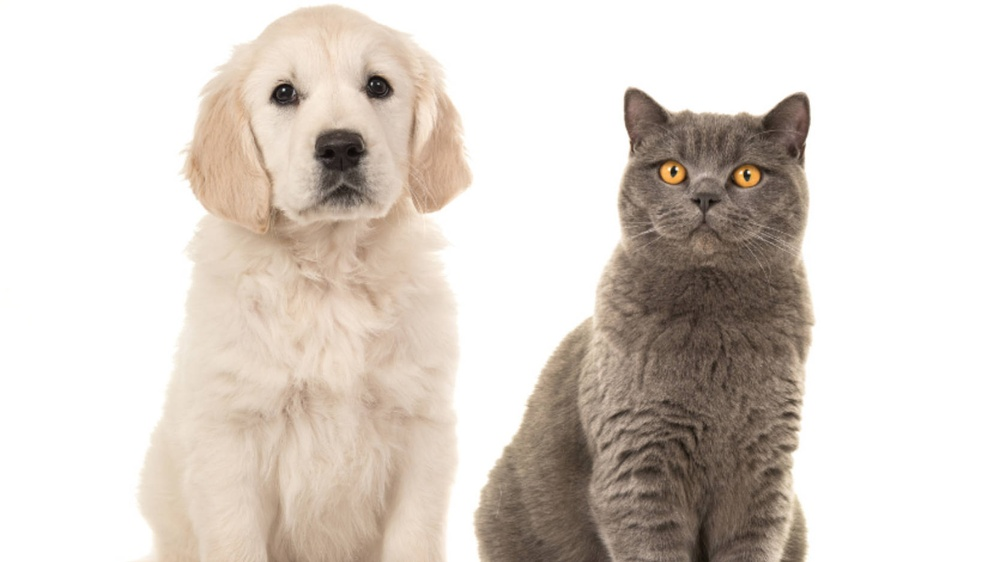
#> input picture DataiTeam-OpencvDeepLearing/EvrişimselSinirAğları/2_yolo/images/dog_cat.jpg, 1000 x 562 px, shrunk from 1668 x 938 before the run, given in place of the camera
$ jupyter execute ObjectTracking_Test_opencv_1_OpticalFlow.ipynb
#> lines starting #> are read from the running program, lines starting #| are printed output that depends on the picture; after the words box and inside, x2 and y2 are one past the last pixel; in counts of white or black regions, pixels touching at a corner belong together
[cell 1]
import numpy as np
import cv2

[cell 2]
corner_track_params = {'maxCorners':10,'qualityLevel':0.3,'minDistance':7,'blockSize':7}

[cell 3]
lk_params = dict( winSize  = (200,200),
                  maxLevel = 2,
                  criteria = (cv2.TERM_CRITERIA_EPS | cv2.TERM_CRITERIA_COUNT, 10,0.03))

[cell 4]
cap = cv2.VideoCapture(0)


ret, prev_frame = cap.read()
#> prev_frame is the input picture: shape (562, 1000, 3); mean B, G, R 202.4, 210, 218.5


prev_gray = cv2.cvtColor(prev_frame, cv2.COLOR_BGR2GRAY)
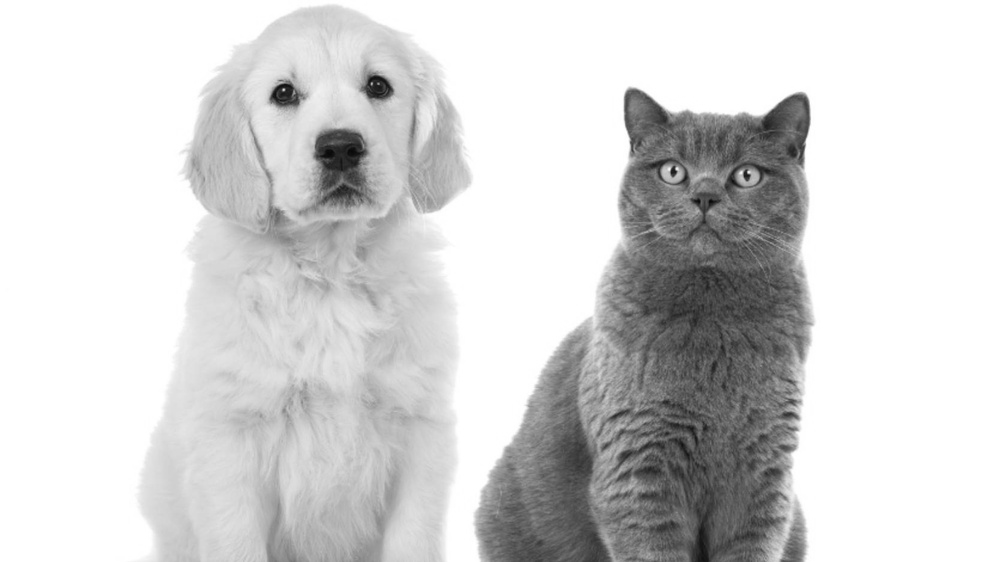
#> prev_gray: shape (562, 1000); min 7, max 255, mean 211.7

# Grabbing the corners
prevPts = cv2.goodFeaturesToTrack(prev_gray, mask = None, **corner_track_params)
#> prevPts = [[747, 171], [283, 89], [674, 173], [747, 179], [374, 83], [797, 419], [798, 428]]


mask = np.zeros_like(prev_frame)


while True:


    ret,frame = cap.read()


    frame_gray = cv2.cvtColor(frame, cv2.COLOR_BGR2GRAY)


    nextPts, status, err = cv2.calcOpticalFlowPyrLK(prev_gray, frame_gray, prevPts, None, **lk_params)
#> nextPts has the same summary as prevPts; status = [1, 1, 1, 1, 1, 1, 1]; err = [0, 0, 0, 0, 0, 0, 0]


    good_new = nextPts[status==1]
#> good_new has the same summary as prevPts
    good_prev = prevPts[status==1]
#> good_prev has the same summary as prevPts


    for i,(new,prev) in enumerate(zip(good_new,good_prev)):

        x_new,y_new = new.ravel()
        x_prev,y_prev = prev.ravel()


        mask = cv2.line(mask, (x_new,y_new),(x_prev,y_prev), (0,255,0), 3)


        frame = cv2.circle(frame,(x_new,y_new),8,(0,0,255),-1)
#> this loop made 7 passes
#> (x_new, y_new, x_prev, y_prev) on passes 1 to 7: (747, 171, 747, 171), (283, 89, 283, 89), (674, 173, 674, 173), (747, 179, 747, 179), (374, 83, 374, 83), (797, 419, 797, 419), (798, 428, 798, 428)
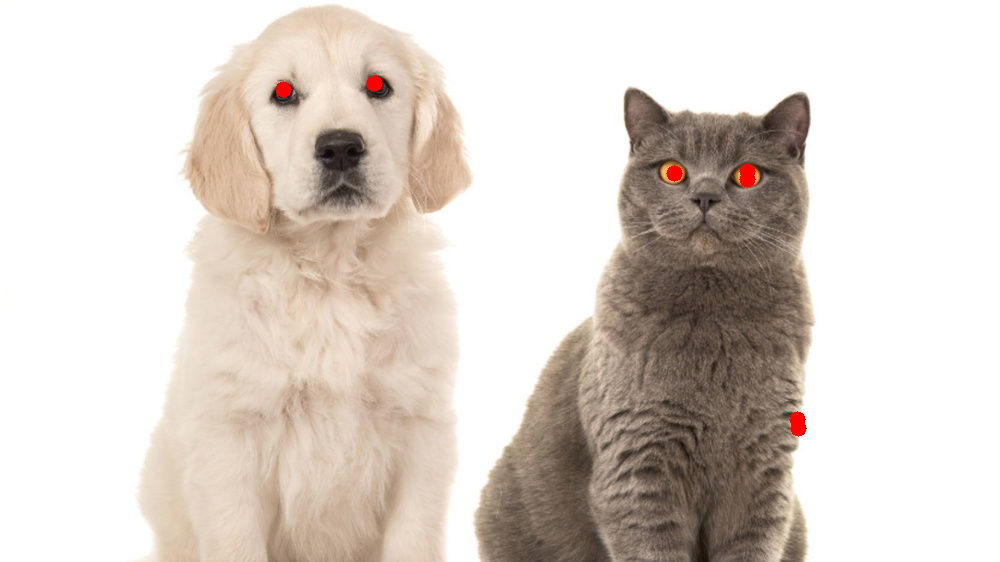
#> frame: shape (562, 1000, 3); mean B, G, R 202.2, 209.8, 218.8
#> mask: shape (562, 1000, 3); mean of channels 0, 1, 2 0, 0, 0


    img = cv2.add(frame,mask)
    cv2.imshow('frame',img)

    k = cv2.waitKey(30) & 0xff
#> (key Esc is pressed here)
    if k == 27:
        break


    prev_gray = frame_gray.copy()
    prevPts = good_new.reshape(-1,1,2)


cv2.destroyAllWindows()
cap.release()

[cell 5]
##############
# Dense OpticalFlow
import cv2
import numpy as np

[cell 6]
cap = cv2.VideoCapture(0)

ret, frame1 = cap.read()

prevImg = cv2.cvtColor(frame1,cv2.COLOR_BGR2GRAY)

hsv_mask = np.zeros_like(frame1)
hsv_mask[:,:,1] = 255

while True:
    ret,frame2 = cap.read()
    nextImg = cv2.cvtColor(frame2,cv2.COLOR_BGR2GRAY)

    flow = cv2.calcOpticalFlowFarneback(prevImg,nextImg,None,0.5,3,15,3,5,1.2,0)

    magnitude, angle = cv2.cartToPolar(flow[:,:,0],flow[:,:,1],angleInDegrees=True)
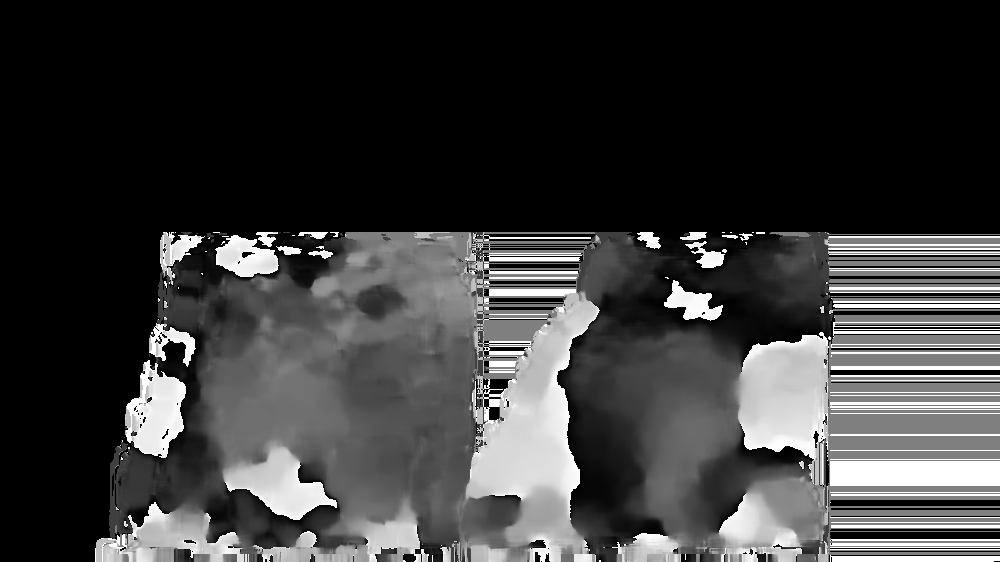
#> angle: shape (562, 1000) float32; min 0, max 360, mean 81.8; drawn with min black and max white

    hsv_mask[:,:,0] = angle/2
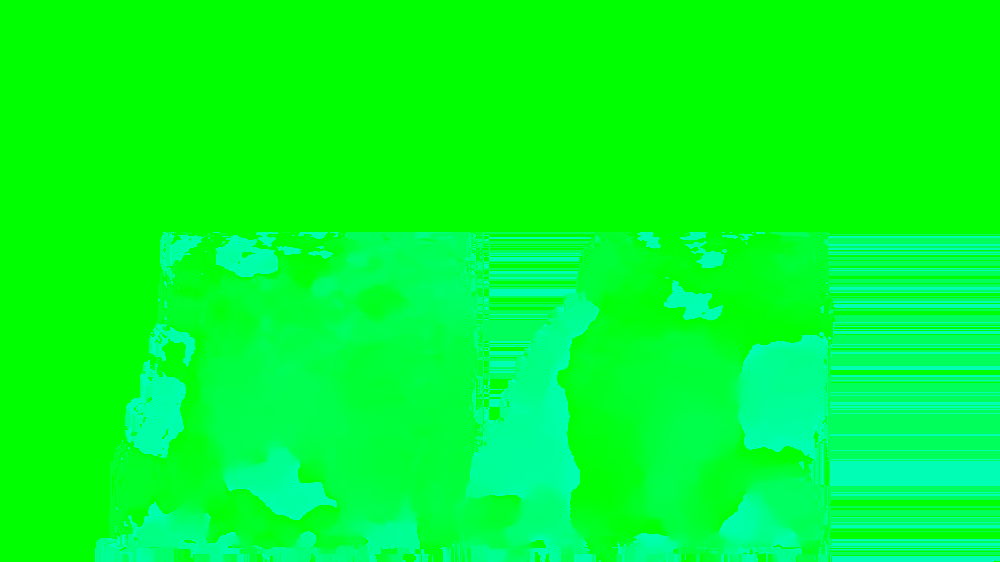
#> hsv_mask: shape (562, 1000, 3); mean of channels 0, 1, 2 40.7, 255, 0; drawn as B, G, R
    hsv_mask[:,:,2] = cv2.normalize(magnitude,None,0,255,cv2.NORM_MINMAX)
#> hsv_mask: shape (562, 1000, 3); 0.48% of pixels changed, all inside (x1, y1, x2, y2) = (193, 549, 817, 562)

    bgr = cv2.cvtColor(hsv_mask,cv2.COLOR_HSV2BGR)

    cv2.imshow('frame',bgr)

    k = cv2.waitKey(10) & 0xFF
#> (key Esc is pressed here)

    if k == 27:
        break
    prevImg = nextImg

cv2.destroyAllWindows()
cap.release()
